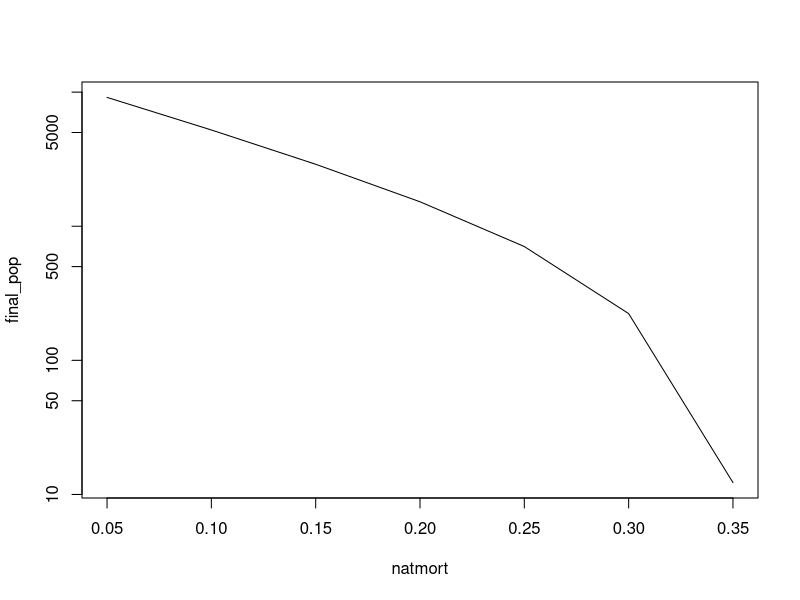

Write R code to recreate this figure.
#Assignment 2.5
#Bull trout model, based on Post et al. 2003. NAJFM 23:22-34
# The version of the model below accurately reproduces the results from the Excel/VB model
# shared with me by John Post, where I varied mortality from .05 to .35 and recorded
# final adult population size. The figure is slightly different from Figure 1 in the Post
# et al paper, but qualitatively the same.

# Looking at the code for the Excel/VB model, natural mortality appears
# to be modeled using annual rates, not instantaneous rates as described
# in the publication 
# Also, the stock-recruitment parameters they used in their code were
# not the same as reported in the ms - this makes only a small difference

# This is a version of the model for Assignment 2.5
# Angler effort is fixed, not dynamic

#Steps 1 and 2: Define population variables
ages <- seq(1:15)
btrout <- array(0,dim=c(15,100))
bt_len <- numeric(15)
bt_wt <- numeric(15)
mat_age <- 6
fec <- c(-61.288,1.478) # should second parameter be per g or per kg
vB <- c(80,.32,2.29)  # checked
lw <- c(.01,3)       # checked
natmort <- c(0.05,0.1,0.15,0.2,0.25,0.3,0.35) #range of mortality values (not instantaneous rates)
sr <-  c(.002,.00000125) # c(.00332, 2.075e-6) #values from VB model

#Step 3: Define fishery parameters
vf <- c(.3,1200)     # checked
q <- 0.07
hm <- 0.1
ncm <-0.1
E <- 0   #initial effort at zero, later make this a vector
  
#Step 4: Calculate lengths and weights
bt_len <- vB[1] * (1-exp(-vB[2]*(ages-vB[3])))  #VonB growth
bt_len[1] <- 7.3 #linear growth age 1 and 2 
bt_len[2] <- 11.8
bt_wt <- lw[1]*bt_len^lw[2]

# and calculate age-specific vulnerability
v <- (1 - exp(-vf[1]*bt_len))^vf[2]

#For assignment 2.5: Add a loop over mortality values as per assignment task
final_pop <- numeric(7)
for (m in 1:7) {

#Step 5: initialize numbers
age0 <- 6000
btrout[1,1] <- 4000
for (j in 2:15) {
  btrout[j,1] <- btrout[j-1,1]*(1-natmort[m])
}

#Step 6: Start a loop over time
for (i in 1:99)  {
  
  #Step 7: Calculate catch by age and total catch
  catch <- q * E * btrout[,i]*v
  catch_tot <- sum(catch)
  
  #Step 8: Caclulate total deaths, use non-instantaneous rates, as per VisBasic model
  deaths <- natmort[m] * btrout[,i] + catch
  
  #Step 9: Apply tautology
  for (j in 15:2) {
    btrout[j,i+1] <- btrout[j-1,i] - deaths[j-1] 
    btrout[1,i+1] <- age0 * (1 - natmort[m])  #first year losses, no fishing
  } 
  
  #Step 10: Calculate population egg production
  eggs <- sum(btrout[mat_age:15,i]*(fec[1]+fec[2]*bt_wt[mat_age:15])*0.5)
  
  #Step 11: Calculate recruitment using Bev-Holt model
  age0 <- sr[1]*eggs/(1+sr[2]*eggs)
  
#Step 12: End time loop
}

# Final year adult numbers
final_pop[m] <- sum(btrout[6:15,100])
}
#Step 13: Plot the results
final_pop
plot(final_pop~natmort, log='y', type='l',)
